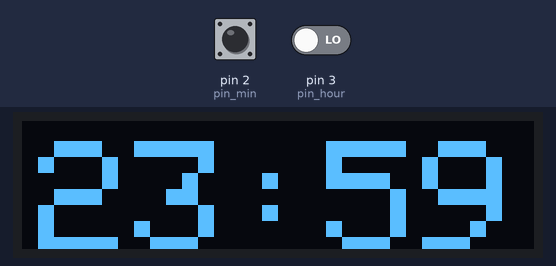
Recording of a sketch running on a simulated Arduino Uno, built with avr-gcc and run on an emulated ATmega328P. Shown: 128×32 one-colour display. The inputs (shaded band) are chosen by the test bench; at power-on: pin 2 (pin_min) HIGH, pin 3 (pin_hour) LOW. The display library's start-up logo is not drawn; what the sketch prints to the serial monitor is not drawn.

Above: at 1.1 s.
At 8.1 s:
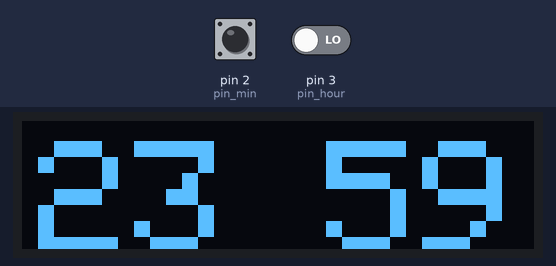
At 33.1 s:
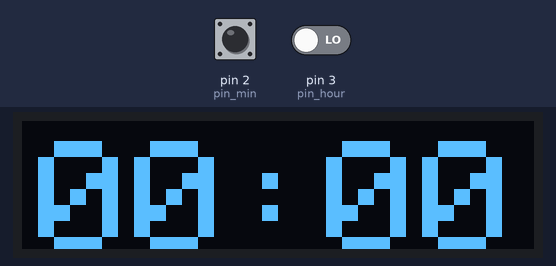
At 64.1 s:
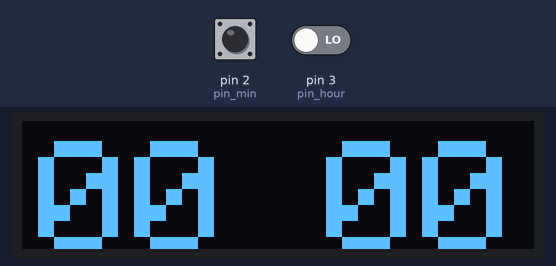
At 95.2 s:
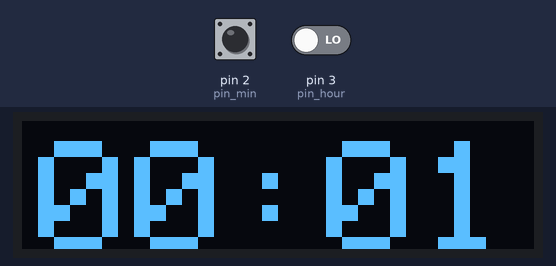
At 128.2 s:
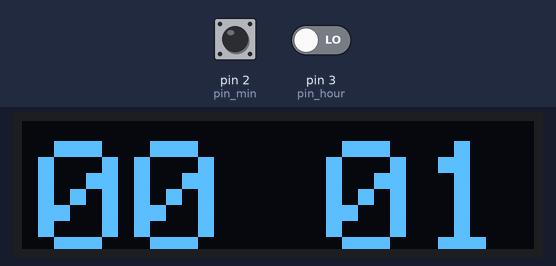

Measured:
- what the display in image 0 shows lasts 1.0 s, from 1.0 s to 2.0 s

The sketch:

reloj_digital.ino
```cpp
//coded by cefuve.com
#include <Wire.h>
#include <Adafruit_GFX.h>
#include <Adafruit_SSD1306.h>

#define SCREEN_WIDTH 128
#define SCREEN_HEIGHT 32

#define OLED_RESET -1
#define SCREEN_ADDRESS 0x3C //0x3D for 128x64, 0x3C for 128x32
Adafruit_SSD1306 display(SCREEN_WIDTH, SCREEN_HEIGHT, &Wire, OLED_RESET);

#define pin_min 2
#define pin_hour 3
int hour = 23;
int minute = 59;
int second = 50;

long tiempo_actual = 0;
bool modo_edicion = false;
bool wait = false;
bool blink_time = false;

int old_min = 1;
int old_hour = 1;
int count = 0;

void setup() {
  Serial.begin(9600);
  pinMode(pin_min, INPUT);
  pinMode(pin_hour, INPUT);

  if(!display.begin(SSD1306_SWITCHCAPVCC, SCREEN_ADDRESS)) {
    Serial.println(F("SSD1306 allocation failed"));
    for(;;);
  }

  display.display();
  delay(100);
  display.clearDisplay();
  display.setTextSize(4);
  display.setTextColor(SSD1306_WHITE);
}

void loop() {
  //Modo edición
  int lectura_min = digitalRead(pin_min);
  int lectura_hour = digitalRead(pin_hour);

  if(lectura_min == 0 && lectura_hour == 0){
    count++;
    wait = true;
    delay(1);
  }else{
    if(wait == true){
      wait = false;
      delay(400);
      return;
    }
  }

  if(lectura_min == 1 && lectura_hour == 1){
    if(count > 1500){
      modo_edicion = !modo_edicion;
      second = 0;
      old_min = 1;
      old_hour = 1;
    }
    count = 0;
  }

  if(lectura_min == 1 && old_min == 0 && modo_edicion){
    minute++;
    if(minute == 60) minute = 0;
    printTime();
  }

  if(lectura_hour == 1 && old_hour == 0 && modo_edicion){
    hour++;
    if(hour == 24) hour = 0;
    printTime();
  }


  old_min = lectura_min;
  old_hour = lectura_hour;
  if(modo_edicion) return;


  //Reloj digital

//if(millis() >= tiempo_actual + 1000)   Lógica que genera error
  if(millis() - tiempo_actual > 1000){
    tiempo_actual = millis();
    blink_time = !blink_time;
    second++;

    if(second == 60){
      second = 0;
      minute++;
    }
    if(minute == 60){
      minute = 0;
      hour++;
    }
    if(hour == 24){
      hour = 0;
    }

    printTime();
  }
}

void printTime() {
  display.clearDisplay();
  display.setCursor(4, 5);

  if(hour < 10) display.print("0");
  display.print(hour);
  if(blink_time) display.print(":");
  if(!blink_time) display.print(" ");
  if(minute < 10) display.print("0");
  display.print(minute);

  display.display();

  Serial.print(hour);
  Serial.print(":");
  Serial.print(minute);
  Serial.print(":");
  Serial.println(second);
}
```
